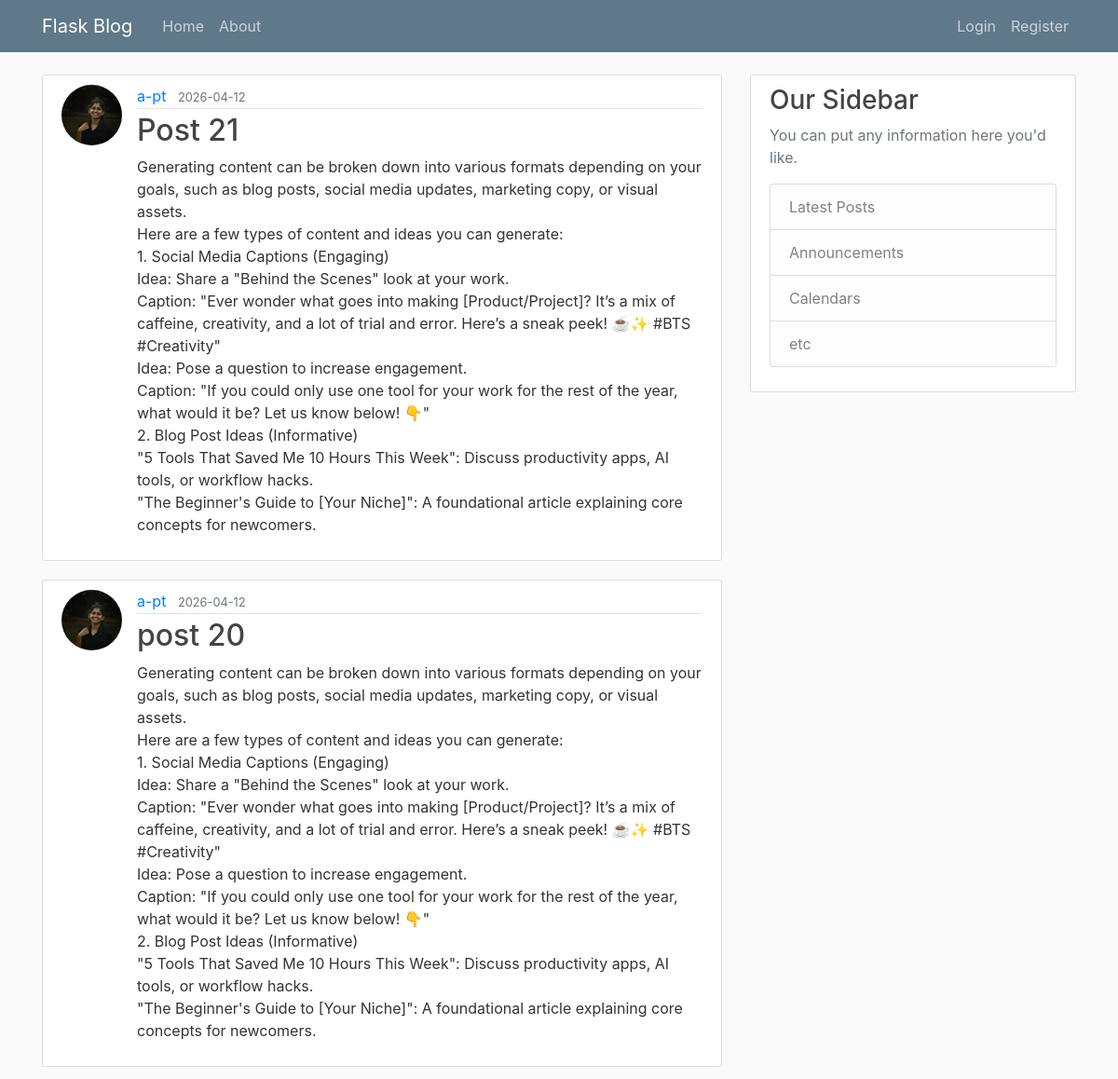
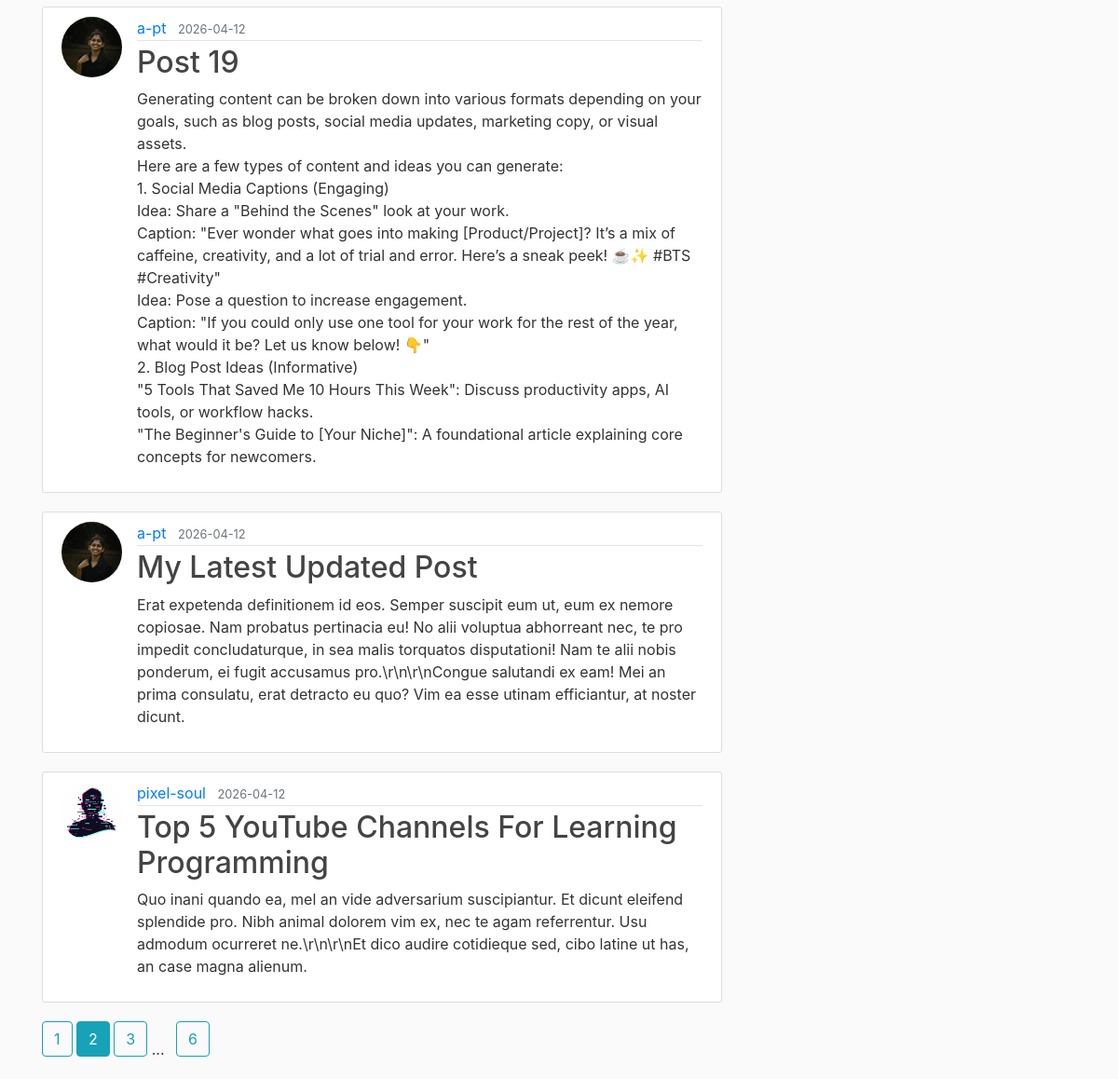
The page /home?page=2 on the database its author committed (2 pictures, top to bottom).
### flask_blog/models.py (models this page shows, shortened)
class Post(db.Model):
    id = db.Column(db.Integer, primary_key=True)
    title = db.Column(db.String(100), nullable=False)
    content = db.Column(db.Text, nullable=False)
    date_posted = db.Column(db.DateTime, nullable=False, default=datetime.utcnow)
    user_id = db.Column(db.Integer, db.ForeignKey('user.id'), nullable=False)

class User(db.Model, UserMixin):
    id = db.Column(db.Integer, primary_key=True)
    username = db.Column(db.String(20), unique=True, nullable=False)
    email = db.Column(db.String(120), unique=True, nullable=False)
    image_file = db.Column(db.String(20), nullable=False, default='default.jpg')
    password = db.Column(db.String(60), nullable=False)
    posts = db.relationship('Post', backref='author', lazy=True)

### flask_blog/main/routes.py (the view)
@main.route("/")
@main.route("/home")
def home():
    page = request.args.get('page', 1, type=int)
    posts = Post.query.order_by(Post.date_posted.desc()).paginate(per_page=5, page=page)
    return render_template("home.html",posts=posts)

### flask_blog/templates/home.html
{% extends "layout.html" %}
{% block content %}
    {% for post in posts.items %}
        <article class="media content-section">
            <img class="rounded-circle article-img" src="{{ url_for('static', filename='profile_pics/' + post.author.image_file) }}">
            <div class="media-body">
                <div class="article-metadata">
                <a class="mr-2" href="{{ url_for('users.user_posts', username=post.author.username) }}">{{ post.author.username }}</a>
                <small class="text-muted">{{ post.date_posted.strftime('%Y-%m-%d') }}</small>
                </div>
                <h2><a class="article-title" href="{{ url_for('posts.post', post_id=post.id) }}">{{ post.title }}</a></h2>
                <p class="article-content">{{ post.content }}</p>
            </div>
        </article>
    {% endfor %}
    {% for page_num in posts.iter_pages(left_edge=1, right_edge=1, left_current=1, right_current=1) %}
        {% if page_num %}
            {% if page_num == posts.page %}
                <a class="btn btn-info mb-4" href="{{ url_for('main.home', page=page_num) }}">{{ page_num }}</a>
            {% else %}
                <a class="btn btn-outline-info mb-4" href="{{ url_for('main.home', page=page_num) }}">{{ page_num }}</a>
            {% endif %}
        {% else %}
            <span class="mr-2">...</span>
        {% endif %}
    {% endfor %}
{% endblock content %}

### flask_blog/static/main.css (style rules this page uses)
body { background: #fafafa; color: #333333; margin-top: 5rem; }
h1, h2, h3, h4, h5, h6 { color: #444444; }
.content-section { background: #ffffff; padding: 10px 20px; border: 1px solid #dddddd; border-radius: 3px; margin-bottom: 20px; }
.article-title { color: #444444; }
.article-content { white-space: pre-line; }
.article-img { height: 65px; width: 65px; margin-right: 16px; }
.article-metadata { padding-bottom: 1px; margin-bottom: 4px; border-bottom: 1px solid #e3e3e3 }

### rows shown on the page
Post: image_file (picture), author.username "a-pt", date_posted "2026-04-12", title "Post 21", content "Generating content can be broken down into various formats depending on your goals, such as blog posts, social media updates, marketing copy, or visual assets. Here are a few types of content and ideas you can generate: 1. Social Media Captions (Engaging) Idea: Share a \"Behind the Scenes\" look at your work. Caption: \"Ever wonder what goes into making [Product/Project]? It’s a mix of caffeine, creativity, and a lot of trial and error. Here’s a sneak peek! ☕✨ #BTS #Creativity\" Idea: Pose a question to increase engagement. Caption: \"If you could only use one tool for your work for the rest of the year, what would it be? Let us know below! 👇\" 2. Blog Post Ideas (Informative) \"5 Tools That Saved…"
Post: image_file (picture), author.username "a-pt", date_posted "2026-04-12", title "post 20", content "Generating content can be broken down into various formats depending on your goals, such as blog posts, social media updates, marketing copy, or visual assets. Here are a few types of content and ideas you can generate: 1. Social Media Captions (Engaging) Idea: Share a \"Behind the Scenes\" look at your work. Caption: \"Ever wonder what goes into making [Product/Project]? It’s a mix of caffeine, creativity, and a lot of trial and error. Here’s a sneak peek! ☕✨ #BTS #Creativity\" Idea: Pose a question to increase engagement. Caption: \"If you could only use one tool for your work for the rest of the year, what would it be? Let us know below! 👇\" 2. Blog Post Ideas (Informative) \"5 Tools That Saved…"
Post: image_file (picture), author.username "a-pt", date_posted "2026-04-12", title "Post 19", content "Generating content can be broken down into various formats depending on your goals, such as blog posts, social media updates, marketing copy, or visual assets. Here are a few types of content and ideas you can generate: 1. Social Media Captions (Engaging) Idea: Share a \"Behind the Scenes\" look at your work. Caption: \"Ever wonder what goes into making [Product/Project]? It’s a mix of caffeine, creativity, and a lot of trial and error. Here’s a sneak peek! ☕✨ #BTS #Creativity\" Idea: Pose a question to increase engagement. Caption: \"If you could only use one tool for your work for the rest of the year, what would it be? Let us know below! 👇\" 2. Blog Post Ideas (Informative) \"5 Tools That Saved…"
Post: image_file (picture), author.username "a-pt", date_posted "2026-04-12", title "My Latest Updated Post", content "Erat expetenda definitionem id eos. Semper suscipit eum ut, eum ex nemore copiosae. Nam probatus pertinacia eu! No alii voluptua abhorreant nec, te pro impedit concludaturque, in sea malis torquatos disputationi! Nam te alii nobis ponderum, ei fugit accusamus pro.\\r\\n\\r\\nCongue salutandi ex eam! Mei an prima consulatu, erat detracto eu quo? Vim ea esse utinam efficiantur, at noster dicunt."
Post: image_file (placeholder picture), author.username "pixel-soul", date_posted "2026-04-12", title "Top 5 YouTube Channels For Learning Programming", content "Quo inani quando ea, mel an vide adversarium suscipiantur. Et dicunt eleifend splendide pro. Nibh animal dolorem vim ex, nec te agam referrentur. Usu admodum ocurreret ne.\\r\\n\\r\\nEt dico audire cotidieque sed, cibo latine ut has, an case magna alienum."

### other values the page prints
{{ page_num }} "1" "3" "6"
{{ page_num }} "2"
